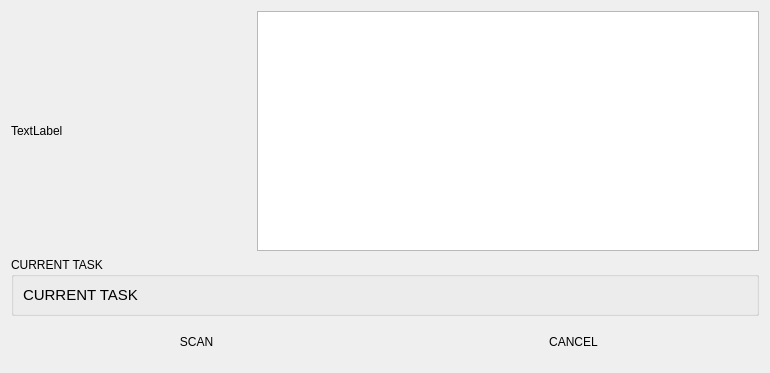
<?xml version="1.0" encoding="UTF-8"?>
<ui version="4.0">
 <class>BtDiscoverDialog</class>
 <widget class="QDialog" name="BtDiscoverDialog">
  <property name="geometry">
   <rect>
    <x>0</x>
    <y>0</y>
    <width>770</width>
    <height>373</height>
   </rect>
  </property>
  <property name="windowTitle">
   <string>Bluetooth Scanner</string>
  </property>
  <property name="windowIcon">
   <iconset resource="../res/scannerResource.qrc">
    <normaloff>:/scanner/bluetooth_black_normal</normaloff>:/scanner/bluetooth_black_normal</iconset>
  </property>
  <property name="modal">
   <bool>true</bool>
  </property>
  <layout class="QVBoxLayout" name="verticalLayout">
   <item>
    <layout class="QHBoxLayout" name="horizontalLayout_2">
     <item>
      <widget class="QLabel" name="processLabel">
       <property name="sizePolicy">
        <sizepolicy hsizetype="Fixed" vsizetype="Preferred">
         <horstretch>0</horstretch>
         <verstretch>0</verstretch>
        </sizepolicy>
       </property>
       <property name="minimumSize">
        <size>
         <width>240</width>
         <height>240</height>
        </size>
       </property>
       <property name="maximumSize">
        <size>
         <width>240</width>
         <height>240</height>
        </size>
       </property>
       <property name="text">
        <string>TextLabel</string>
       </property>
      </widget>
     </item>
     <item>
      <widget class="QListWidget" name="deviceList">
       <property name="sizePolicy">
        <sizepolicy hsizetype="Expanding" vsizetype="Expanding">
         <horstretch>0</horstretch>
         <verstretch>0</verstretch>
        </sizepolicy>
       </property>
      </widget>
     </item>
    </layout>
   </item>
   <item>
    <widget class="QGroupBox" name="groupBox">
     <property name="sizePolicy">
      <sizepolicy hsizetype="Expanding" vsizetype="Minimum">
       <horstretch>0</horstretch>
       <verstretch>0</verstretch>
      </sizepolicy>
     </property>
     <property name="maximumSize">
      <size>
       <width>16777215</width>
       <height>60</height>
      </size>
     </property>
     <property name="title">
      <string>CURRENT TASK</string>
     </property>
     <property name="flat">
      <bool>false</bool>
     </property>
     <layout class="QVBoxLayout" name="verticalLayout_2">
      <property name="topMargin">
       <number>4</number>
      </property>
      <property name="bottomMargin">
       <number>4</number>
      </property>
      <item>
       <widget class="QLabel" name="currentTaskLabel">
        <property name="sizePolicy">
         <sizepolicy hsizetype="Preferred" vsizetype="Expanding">
          <horstretch>0</horstretch>
          <verstretch>0</verstretch>
         </sizepolicy>
        </property>
        <property name="font">
         <font>
          <pointsize>11</pointsize>
         </font>
        </property>
        <property name="text">
         <string>CURRENT TASK</string>
        </property>
       </widget>
      </item>
     </layout>
    </widget>
   </item>
   <item>
    <layout class="QHBoxLayout" name="horizontalLayout">
     <item>
      <widget class="QPushButton" name="scanPushButton">
       <property name="minimumSize">
        <size>
         <width>0</width>
         <height>40</height>
        </size>
       </property>
       <property name="text">
        <string>SCAN</string>
       </property>
       <property name="flat">
        <bool>true</bool>
       </property>
      </widget>
     </item>
     <item>
      <widget class="QPushButton" name="CancelPushButton">
       <property name="minimumSize">
        <size>
         <width>0</width>
         <height>40</height>
        </size>
       </property>
       <property name="text">
        <string>CANCEL</string>
       </property>
       <property name="flat">
        <bool>true</bool>
       </property>
      </widget>
     </item>
    </layout>
   </item>
  </layout>
 </widget>
 <resources>
  <include location="../res/scannerResource.qrc"/>
 </resources>
 <connections>
  <connection>
   <sender>CancelPushButton</sender>
   <signal>clicked()</signal>
   <receiver>BtDiscoverDialog</receiver>
   <slot>accept()</slot>
   <hints>
    <hint type="sourcelabel">
     <x>323</x>
     <y>275</y>
    </hint>
    <hint type="destinationlabel">
     <x>396</x>
     <y>268</y>
    </hint>
   </hints>
  </connection>
 </connections>
</ui>
